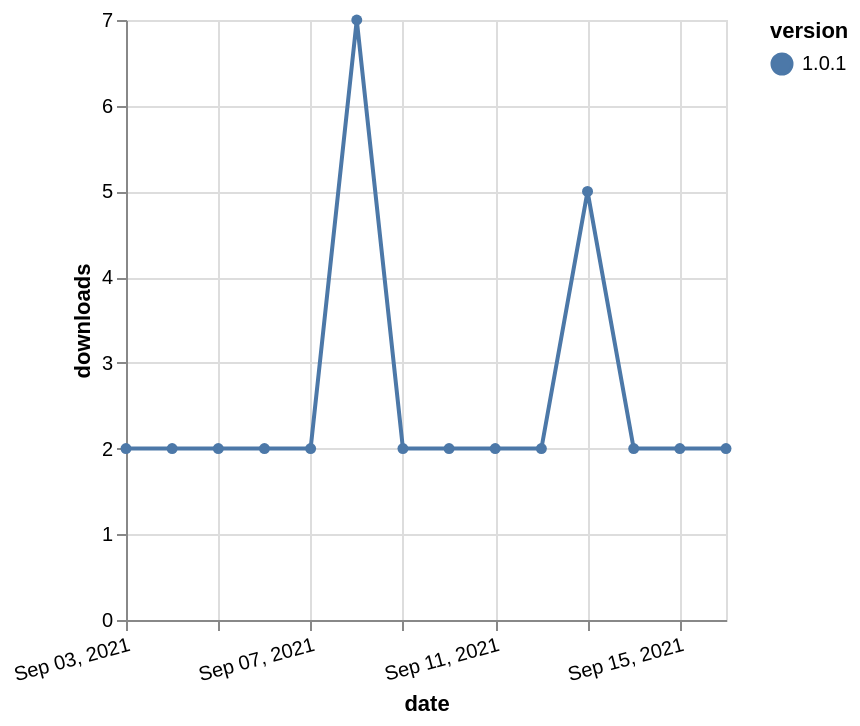

This figure's Vega-Lite source:
### Vega-Lite specification from a JSON file in a GitHub repository (floating-point values rounded to 4 significant figures)
{"$schema": "https://vega.github.io/schema/vega-lite/v5.json", "description": "A simple bar chart with embedded data.", "data": {"values": [{"date": "2021-09-03", "total": 3312, "delta": 2, "version": "1.0.1"}, {"date": "2021-09-04", "total": 3314, "delta": 2, "version": "1.0.1"}, {"date": "2021-09-05", "total": 3316, "delta": 2, "version": "1.0.1"}, {"date": "2021-09-06", "total": 3318, "delta": 2, "version": "1.0.1"}, {"date": "2021-09-07", "total": 3320, "delta": 2, "version": "1.0.1"}, {"date": "2021-09-08", "total": 3327, "delta": 7, "version": "1.0.1"}, {"date": "2021-09-09", "total": 3329, "delta": 2, "version": "1.0.1"}, {"date": "2021-09-10", "total": 3331, "delta": 2, "version": "1.0.1"}, {"date": "2021-09-11", "total": 3333, "delta": 2, "version": "1.0.1"}, {"date": "2021-09-12", "total": 3335, "delta": 2, "version": "1.0.1"}, {"date": "2021-09-13", "total": 3340, "delta": 5, "version": "1.0.1"}, {"date": "2021-09-14", "total": 3342, "delta": 2, "version": "1.0.1"}, {"date": "2021-09-15", "total": 3344, "delta": 2, "version": "1.0.1"}, {"date": "2021-09-16", "total": 3346, "delta": 2, "version": "1.0.1"}]}, "width": "container", "mark": {"type": "line", "point": {"filled": true}}, "encoding": {"x": {"field": "date", "type": "temporal", "timeUnit": "yearmonthdate", "title": "date", "axis": {"labelAngle": -15}}, "y": {"field": "delta", "type": "quantitative", "title": "downloads"}, "color": {"field": "version", "type": "nominal"}, "tooltip": {"field": "delta"}}}
